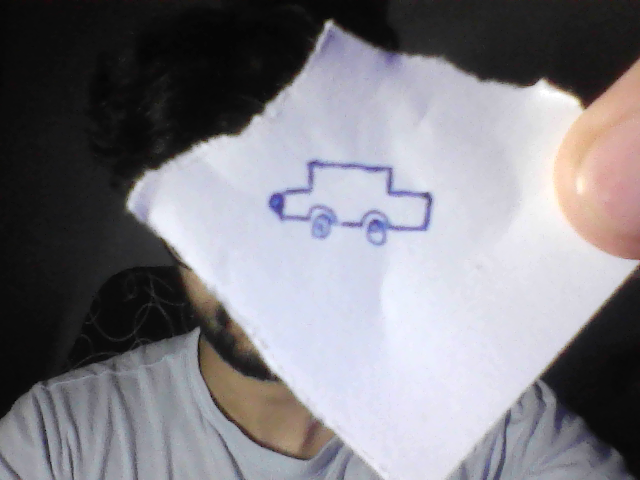
#> input picture evaluation/competition_frames/car/physical-car-frame-01.png, 640 x 480 px
$ python -i retrieval.py   (imports and definitions only)
#> lines starting #> are read from the running program, lines starting #| are printed output that depends on the picture; after the words box and inside, x2 and y2 are one past the last pixel; in counts of white or black regions, pixels touching at a corner belong together
#> further down, picture is the input picture: shape (480, 640, 3); mean B, G, R 132.8, 126.6, 128.3
from __future__ import annotations

import base64
import io
import math
import time
from dataclasses import dataclass
from typing import Any

import cv2
import numpy as np
from PIL import Image


MODEL_SHAPES: dict[str, str] = {
    "heart_001": "heart",
    "engine_001": "engine",
    "camera_001": "camera",
    "telescope_001": "telescope",
    "cell_001": "cell",
    "satellite_001": "satellite",
}


@dataclass
class Candidate:
    model_id: str
    score: float
    view: str


def _canvas() -> np.ndarray:
    return np.zeros((256, 256), dtype=np.uint8)


def _line(img: np.ndarray, a: tuple[int, int], b: tuple[int, int], width: int = 7) -> None:
    cv2.line(img, a, b, 255, width, cv2.LINE_AA)


def _ellipse(img: np.ndarray, center: tuple[int, int], axes: tuple[int, int], angle: float = 0, width: int = -1) -> None:
    cv2.ellipse(img, center, axes, angle, 0, 360, 255, width, cv2.LINE_AA)


# [85 lines left out: functions draw_reference, _feature, _decode, not called in this run]


def find_paper(image: np.ndarray) -> tuple[np.ndarray, dict[str, Any]]:
    """Rectify the largest stable quadrilateral, falling back to the full frame."""
    height, width = image.shape[:2]
#> height = 480; width = 640
    blurred = cv2.GaussianBlur(image, (5, 5), 0)
    edges = cv2.Canny(blurred, 40, 140)
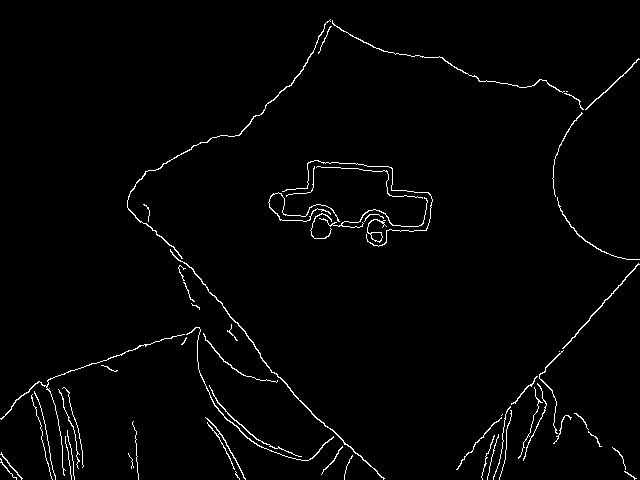
#> edges: shape (480, 640); 1.9% white in thin lines or dots
    contours, _ = cv2.findContours(edges, cv2.RETR_LIST, cv2.CHAIN_APPROX_SIMPLE)
#> contours = 60 contours, 38 with area under 20; largest, box (x1, y1, x2, y2) and area: (170, 249, 385, 480) 180, (127, 19, 331, 259) 148, (367, 219, 387, 243) 100, (370, 232, 383, 242) 80, (186, 327, 334, 461) 78
    best: np.ndarray | None = None
    best_area = 0.0
    for contour in sorted(contours, key=cv2.contourArea, reverse=True)[:30]:
        perimeter = cv2.arcLength(contour, True)
        approx = cv2.approxPolyDP(contour, 0.03 * perimeter, True)
        area = cv2.contourArea(approx)
        if len(approx) == 4 and area > width * height * 0.12 and area > best_area:
            best = approx.reshape(4, 2).astype(np.float32)
            best_area = area
#> this loop made 30 passes
#> (perimeter, area) on passes 2, 3, 4, 5, 7, 12, 15, 23, 26: (795.5, 115), (124.5, 89), (34.97, 76.5), (513.9, 63), (666, 1245), (410.1, 81), (385.2, 246), (142.1, 39), (87.25, 55.5)
#> (perimeter, approx, area) on passes 10, 13, 16, 27, 28: (259.6, [[209, 385], [256, 439], [301, 456], [257, 439]], 35.5), (236.7, [[557, 197], [585, 241], [639, 259], [586, 241]], 31), (204.2, [[203, 333], [241, 374], [277, 381], [242, 374]], 24), (60.77, [[0, 458], [0, 462], [16, 479]], 32), (174.9, [[534, 387], [538, 408], [518, 458], [542, 402]], 94)
#> after the loop, best_area = 0
    if best is None:
        return image, {"detected": False, "confidence": 0.35, "quad": None}
    sums = best.sum(axis=1)
    diffs = np.diff(best, axis=1).ravel()
    ordered = np.array([best[np.argmin(sums)], best[np.argmin(diffs)], best[np.argmax(sums)], best[np.argmax(diffs)]], dtype=np.float32)
    target = np.array([[0, 0], [255, 0], [255, 255], [0, 255]], dtype=np.float32)
    matrix = cv2.getPerspectiveTransform(ordered, target)
    return cv2.warpPerspective(image, matrix, (256, 256)), {"detected": True, "confidence": min(0.99, best_area / (width * height)), "quad": ordered.astype(int).tolist()}


class SketchRetriever:
    # [34 lines left out: functions __init__, search, retrieve, not called in this run]

>>> import cv2
>>> picture = cv2.imread('../../evaluation/competition_frames/car/physical-car-frame-01.png')
>>> result = find_paper(picture)
